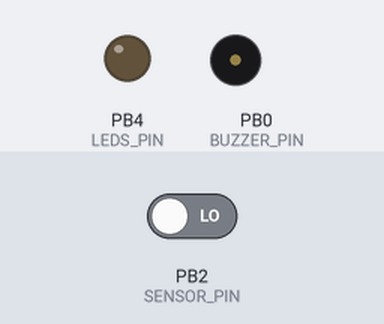
The sketch below on a simulated ATtiny85, built with avr-gcc and run on an emulated ATtiny85. Shown: output pins drawn as LEDs (lit = HIGH), buzzer (waves = sounding). Inputs (shaded band) come from the test bench; at power-on: PB2 (SENSOR_PIN) LOW.

Above: at 1.3 s.
1.4 s: PB2 (SENSOR_PIN) driven HIGH
At 1.9 s:
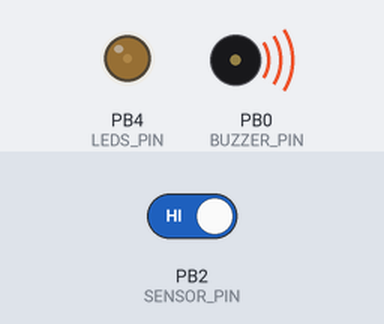
4.4 s: PB2 (SENSOR_PIN) driven LOW
At 4.4 s:
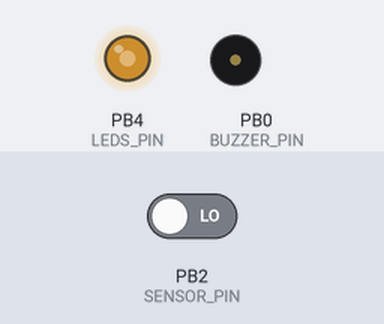
5.9 s: PB2 (SENSOR_PIN) driven HIGH
At 8.8 s:
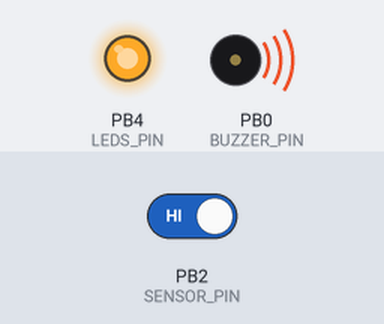
Timing chart, 0 to 14.9 s (numbered marks = the images above; inputs shaded):
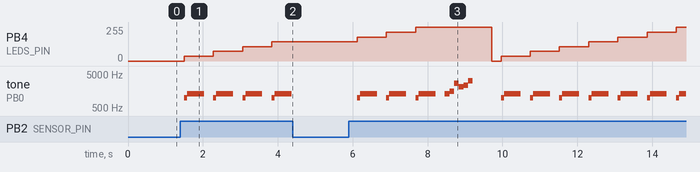

Measured:
- after the input at 1.4 s, PB4 (LEDS_PIN): 0/255 → 36/255 after 0.10 s, → 72/255 0.78 s later, → 108/255 0.78 s later, → 144/255 0.78 s later; tone on PB0 (BUZZER_PIN): silent → 988 Hz after 0.10 s, then repeats every 0.78 s: 1319 Hz 0.45 s, silent 0.25 s, 988 Hz 0.08 s
- after the input at 4.4 s, PB4 (LEDS_PIN): stays 144/255 (without the input it goes to 180/255 after 0.22 s); tone on PB0 (BUZZER_PIN): stops changing and stays silent

The sketch:

SuperMarioInteractiveLightCube.ino
```cpp
/*
╔------------------------------------------------------------╗
║             Super Mario Interactive Light Cube             ║
╠------------------------------------------------------------╣
║ This is a Super Mario interactive light cube project based ║
║ on a Digispark Attiny85 board.                             ║
╠------------------------------------------------------------╣
║ Filename: SuperMarioInteractiveLightCube.ino               ║
║ Last modified: 10 June 2017 by Leonardo Sposina.           ║
╚------------------------------------------------------------╝
*/

#include "pitches.h"

const byte BUZZER_PIN = 0;
const byte SENSOR_PIN = 2;
const byte LEDS_PIN = 4;

const byte LOOP_DELAY = 250;
const byte TOUCH_COUNT_MAX = 7;
const int TIME_COUNT_MAX = 3000;
const byte LIGHT_STEP = 255 / TOUCH_COUNT_MAX;

const int COIN_TONES[] = {NOTE_B5, NOTE_E6};
const int COIN_TEMPO[] = {80, 450};

const int ONEUP_TONES[] = {NOTE_E6, NOTE_G6, NOTE_E7, NOTE_C7, NOTE_D7, NOTE_G7};
const int ONEUP_TEMPO[] = {125, 125, 125, 125, 125, 125};

byte touchCount = 0;
int timeCount = 0;

void setup() {
  pinMode(SENSOR_PIN, INPUT);
  pinMode(BUZZER_PIN, OUTPUT);
  pinMode(LEDS_PIN, OUTPUT);
}

void loop() {
  if (digitalRead(SENSOR_PIN)) {
    if (touchCount < TOUCH_COUNT_MAX && timeCount < TIME_COUNT_MAX) {
      timeCount = 0;
      touchCount++;
      setLightIntensity(touchCount);
      playTone(COIN_TONES, COIN_TEMPO, 2);
    } else if (touchCount == TOUCH_COUNT_MAX || timeCount == TIME_COUNT_MAX) {
      playTone(ONEUP_TONES, ONEUP_TEMPO, 6);
      resetCube();
    }
  }
  if (touchCount != 0 && timeCount < TIME_COUNT_MAX) {
    timeCount += LOOP_DELAY;
  }
  delay(LOOP_DELAY);
}

void playTone(const int* tones, const int* tempo, byte notes) {
  for (byte index = 0; index < notes; index++) {
    tone(BUZZER_PIN, tones[index], tempo[index]);
    delay(tempo[index]);
  }
}

void resetCube() {
  delay(500);
  digitalWrite(LEDS_PIN, LOW);
  touchCount = 0;
  timeCount = 0;
}

void setLightIntensity(byte touches) {
  byte intensity = touches * LIGHT_STEP;
  analogWrite(LEDS_PIN, intensity);
}
```

pitches.h
```cpp
 #define NOTE_B0  31
 #define NOTE_C1  33
 #define NOTE_CS1 35
 #define NOTE_D1  37
 #define NOTE_DS1 39
 #define NOTE_E1  41
 #define NOTE_F1  44
 #define NOTE_FS1 46
 #define NOTE_G1  49
 #define NOTE_GS1 52
 #define NOTE_A1  55
 #define NOTE_AS1 58
 #define NOTE_B1  62
 #define NOTE_C2  65
 #define NOTE_CS2 69
 #define NOTE_D2  73
 #define NOTE_DS2 78
 #define NOTE_E2  82
 #define NOTE_F2  87
 #define NOTE_FS2 93
 #define NOTE_G2  98
 #define NOTE_GS2 104
 #define NOTE_A2  110
 #define NOTE_AS2 117
 #define NOTE_B2  123
 #define NOTE_C3  131
 #define NOTE_CS3 139
 #define NOTE_D3  147
 #define NOTE_DS3 156
 #define NOTE_E3  165
 #define NOTE_F3  175
 #define NOTE_FS3 185
 #define NOTE_G3  196
 #define NOTE_GS3 208
 #define NOTE_A3  220
 #define NOTE_AS3 233
 #define NOTE_B3  247
 #define NOTE_C4  262
 #define NOTE_CS4 277
 #define NOTE_D4  294
 #define NOTE_DS4 311
 #define NOTE_E4  330
 #define NOTE_F4  349
 #define NOTE_FS4 370
 #define NOTE_G4  392
 #define NOTE_GS4 415
 #define NOTE_A4  440
 #define NOTE_AS4 466
 #define NOTE_B4  494
 #define NOTE_C5  523
 #define NOTE_CS5 554
 #define NOTE_D5  587
 #define NOTE_DS5 622
 #define NOTE_E5  659
 #define NOTE_F5  698
 #define NOTE_FS5 740
 #define NOTE_G5  784
 #define NOTE_GS5 831
 #define NOTE_A5  880
 #define NOTE_AS5 932
 #define NOTE_B5  988
 #define NOTE_C6  1047
 #define NOTE_CS6 1109
 #define NOTE_D6  1175
 #define NOTE_DS6 1245
 #define NOTE_E6  1319
 #define NOTE_F6  1397
 #define NOTE_FS6 1480
 #define NOTE_G6  1568
 #define NOTE_GS6 1661
 #define NOTE_A6  1760
 #define NOTE_AS6 1865
 #define NOTE_B6  1976
 #define NOTE_C7  2093
 #define NOTE_CS7 2217
 #define NOTE_D7  2349
 #define NOTE_DS7 2489
 #define NOTE_E7  2637
 #define NOTE_F7  2794
 #define NOTE_FS7 2960
 #define NOTE_G7  3136
 #define NOTE_GS7 3322
 #define NOTE_A7  3520
 #define NOTE_AS7 3729
 #define NOTE_B7  3951
 #define NOTE_C8  4186
 #define NOTE_CS8 4435
 #define NOTE_D8  4699
 #define NOTE_DS8 4978
```
